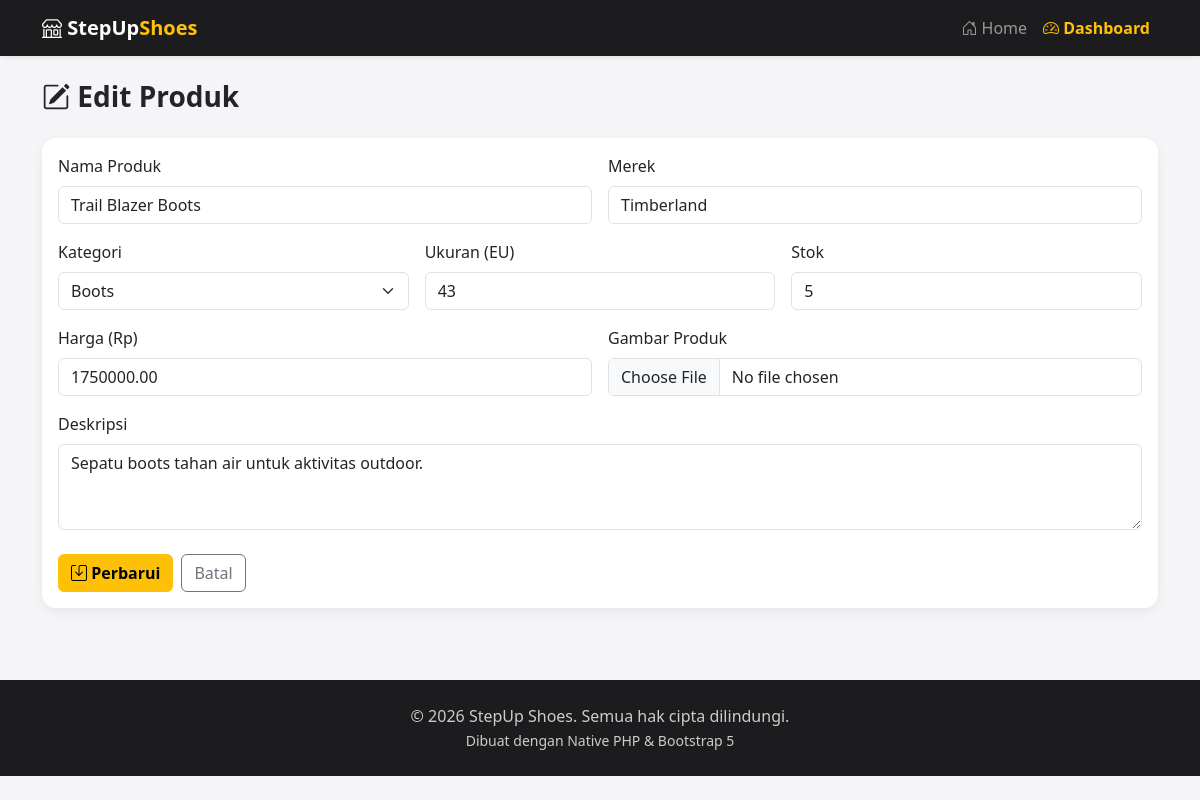
Page /dashboard/edit.php?id=4 on the committed database.
### tables this page shows
CREATE TABLE IF NOT EXISTS produk (
    id INT AUTO_INCREMENT PRIMARY KEY,
    nama_produk VARCHAR(150) NOT NULL,
    merek VARCHAR(100) NOT NULL,
    kategori ENUM('Sneakers', 'Formal', 'Olahraga', 'Sandal', 'Boots') NOT NULL DEFAULT 'Sneakers',
    ukuran INT NOT NULL,
    harga DECIMAL(12,2) NOT NULL,
    stok INT NOT NULL DEFAULT 0,
    deskripsi TEXT,
    gambar VARCHAR(255) DEFAULT NULL,
    created_at TIMESTAMP DEFAULT CURRENT_TIMESTAMP,
    updated_at TIMESTAMP DEFAULT CURRENT_TIMESTAMP ON UPDATE CURRENT_TIMESTAMP
);

### dashboard/edit.php (the view, shortened to what this page needs)
<?php
$pdo = getConnection();
$id = (int) ($_GET['id'] ?? 0);
$stmt = $pdo->prepare("SELECT * FROM produk WHERE id = ?");
$stmt->execute([$id]);
$produk = $stmt->fetch();
include '../includes/header.php';
?>
<div class="container py-4">
    <h3 class="fw-bold mb-4"><i class="bi bi-pencil-square"></i> Edit Produk</h3>
    <div class="card dashboard-card">
        <div class="card-body">
            <form method="post" enctype="multipart/form-data">
                <div class="row g-3">
                    <div class="col-md-6">
                        <label class="form-label">Nama Produk</label>
                        <input type="text" name="nama_produk" class="form-control"
                               value="<?= htmlspecialchars($produk['nama_produk']) ?>" required>
                    </div>
                    <div class="col-md-6">
                        <label class="form-label">Merek</label>
                        <input type="text" name="merek" class="form-control"
                               value="<?= htmlspecialchars($produk['merek']) ?>" required>
                    </div>
                    <div class="col-md-4">
                        <label class="form-label">Kategori</label>
                        <select name="kategori" class="form-select">
                            <?php foreach (['Sneakers', 'Formal', 'Olahraga', 'Sandal', 'Boots'] as $kat): ?>
                                <option value="<?= $kat ?>" <?= ($produk['kategori'] === $kat) ? 'selected' : '' ?>>
                                    <?= $kat ?>
                                </option>
                            <?php endforeach; ?>
                        </select>
                    </div>
                    <div class="col-md-4">
                        <label class="form-label">Ukuran (EU)</label>
                        <input type="number" name="ukuran" class="form-control" min="30" max="50"
                               value="<?= htmlspecialchars($produk['ukuran']) ?>" required>
                    </div>
                    <div class="col-md-4">
                        <label class="form-label">Stok</label>
                        <input type="number" name="stok" class="form-control" min="0"
                               value="<?= htmlspecialchars($produk['stok']) ?>" required>
                    </div>
                    <div class="col-md-6">
                        <label class="form-label">Harga (Rp)</label>
                        <input type="text" name="harga" class="form-control"
                               value="<?= htmlspecialchars($produk['harga']) ?>" required>
                    </div>
                    <div class="col-md-6">
                        <label class="form-label">Gambar Produk</label>
                        <input type="file" name="gambar" class="form-control" accept=".jpg,.jpeg,.png,.webp">
                    </div>
                    <div class="col-12">
                        <label class="form-label">Deskripsi</label>
                        <textarea name="deskripsi" rows="3" class="form-control"><?= htmlspecialchars($produk['deskripsi']) ?></textarea>
                    </div>
                </div>
                <div class="mt-4 d-flex gap-2">
                    <button type="submit" class="btn btn-warning fw-semibold">
                        <i class="bi bi-save"></i> Perbarui
                    </button>
                    <a href="index.php" class="btn btn-outline-secondary">Batal</a>
                </div>
            </form>
        </div>
    </div>
</div>
<?php include '../includes/footer.php'; ?>

### assets/css/style.css (style rules this page uses)
body { background-color: #f5f5f7; font-family: 'Segoe UI', Roboto, Arial, sans-serif; }
.dashboard-card { border: none; border-radius: 14px; box-shadow: 0 4px 12px rgba(0,0,0,0.06); }

### rows in the picture
produk: nama_produk "Trail Blazer Boots", merek "Timberland", kategori "Boots", ukuran "43", stok "5", harga "1750000.00", deskripsi "Sepatu boots tahan air untuk aktivitas outdoor."
